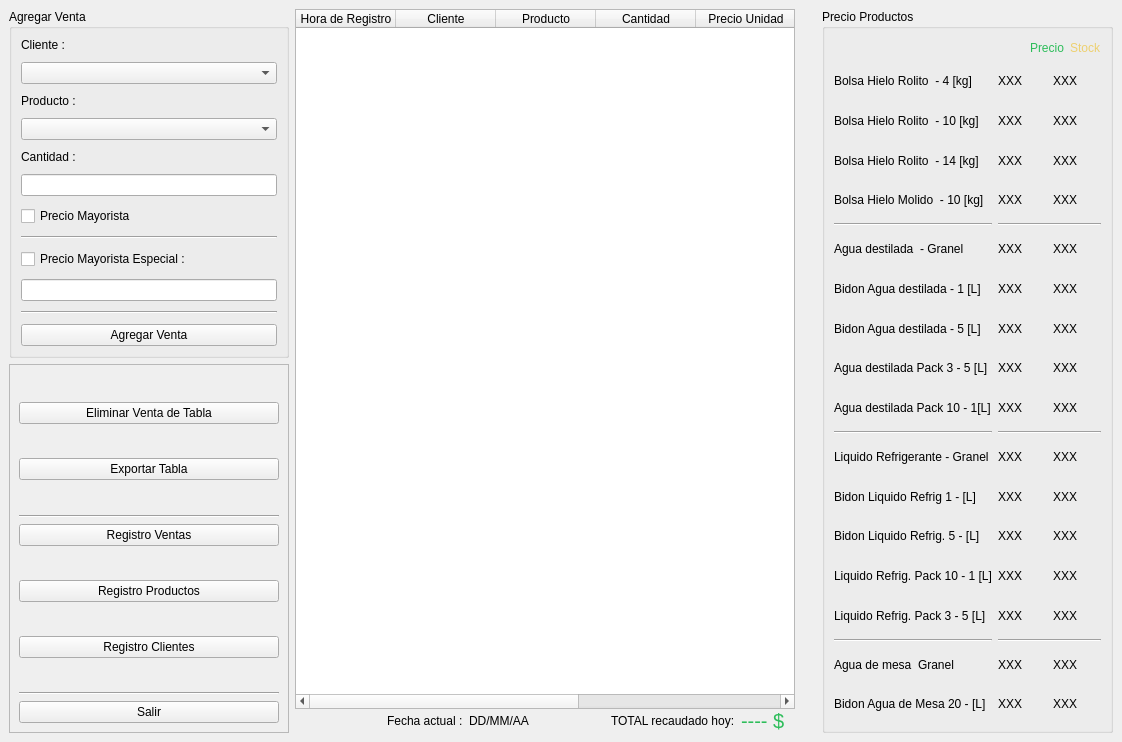
<?xml version="1.0" encoding="UTF-8"?>
<ui version="4.0">
 <class>MainWindow</class>
 <widget class="QMainWindow" name="MainWindow">
  <property name="enabled">
   <bool>true</bool>
  </property>
  <property name="geometry">
   <rect>
    <x>0</x>
    <y>0</y>
    <width>1122</width>
    <height>742</height>
   </rect>
  </property>
  <property name="minimumSize">
   <size>
    <width>0</width>
    <height>0</height>
   </size>
  </property>
  <property name="windowTitle">
   <string>MainWindow</string>
  </property>
  <widget class="QWidget" name="centralwidget">
   <layout class="QHBoxLayout" name="horizontalLayout_2">
    <item>
     <layout class="QVBoxLayout" name="verticalLayout_10">
      <item>
       <widget class="QGroupBox" name="groupBox_4">
        <property name="sizePolicy">
         <sizepolicy hsizetype="Expanding" vsizetype="Expanding">
          <horstretch>0</horstretch>
          <verstretch>0</verstretch>
         </sizepolicy>
        </property>
        <property name="minimumSize">
         <size>
          <width>280</width>
          <height>0</height>
         </size>
        </property>
        <property name="maximumSize">
         <size>
          <width>200</width>
          <height>16777215</height>
         </size>
        </property>
        <property name="title">
         <string>Agregar Venta</string>
        </property>
        <layout class="QVBoxLayout" name="verticalLayout_3">
         <property name="spacing">
          <number>10</number>
         </property>
         <item>
          <layout class="QVBoxLayout" name="verticalLayout_7">
           <item>
            <widget class="QLabel" name="label">
             <property name="text">
              <string>Cliente :</string>
             </property>
            </widget>
           </item>
           <item>
            <widget class="QComboBox" name="comboBox_Clientes">
             <property name="minimumSize">
              <size>
               <width>0</width>
               <height>0</height>
              </size>
             </property>
            </widget>
           </item>
          </layout>
         </item>
         <item>
          <layout class="QVBoxLayout" name="verticalLayout_8">
           <item>
            <widget class="QLabel" name="label_2">
             <property name="text">
              <string>Producto :</string>
             </property>
            </widget>
           </item>
           <item>
            <widget class="QComboBox" name="comboBox_Productos"/>
           </item>
          </layout>
         </item>
         <item>
          <layout class="QVBoxLayout" name="verticalLayout_9">
           <item>
            <widget class="QLabel" name="label_3">
             <property name="text">
              <string>Cantidad :</string>
             </property>
            </widget>
           </item>
           <item>
            <widget class="QLineEdit" name="input_Cantidad"/>
           </item>
          </layout>
         </item>
         <item>
          <widget class="QCheckBox" name="checkBox_isMayorista">
           <property name="styleSheet">
            <string notr="true">checkBox_isMayorista::indicator:checked
{
	image: url(&quot;/Users/CompuGaspy/Desktop\Proyectos/Proyectos-Finales/San_Cayetano/SanCayetano/SanCayetanoBuild/SanCayetanoIMG/checked.ico&quot;);
}</string>
           </property>
           <property name="text">
            <string>Precio Mayorista</string>
           </property>
          </widget>
         </item>
         <item>
          <widget class="Line" name="line">
           <property name="orientation">
            <enum>Qt::Horizontal</enum>
           </property>
          </widget>
         </item>
         <item>
          <widget class="QCheckBox" name="checkBox_isMayorista_2">
           <property name="text">
            <string>Precio Mayorista Especial :</string>
           </property>
          </widget>
         </item>
         <item>
          <widget class="QLineEdit" name="input_PrecioMayoristaEspecial"/>
         </item>
         <item>
          <widget class="Line" name="line_2">
           <property name="orientation">
            <enum>Qt::Horizontal</enum>
           </property>
          </widget>
         </item>
         <item>
          <widget class="QPushButton" name="btn_AgregarVenta">
           <property name="text">
            <string>Agregar Venta</string>
           </property>
          </widget>
         </item>
        </layout>
       </widget>
      </item>
      <item>
       <widget class="QFrame" name="frame">
        <property name="frameShape">
         <enum>QFrame::StyledPanel</enum>
        </property>
        <property name="frameShadow">
         <enum>QFrame::Raised</enum>
        </property>
        <layout class="QVBoxLayout" name="verticalLayout_5">
         <item>
          <spacer name="verticalSpacer_7">
           <property name="orientation">
            <enum>Qt::Vertical</enum>
           </property>
           <property name="sizeHint" stdset="0">
            <size>
             <width>20</width>
             <height>40</height>
            </size>
           </property>
          </spacer>
         </item>
         <item>
          <widget class="QPushButton" name="btn_EliminarVentaDeTabla">
           <property name="text">
            <string>Eliminar Venta de Tabla</string>
           </property>
           <property name="checkable">
            <bool>false</bool>
           </property>
           <property name="autoDefault">
            <bool>true</bool>
           </property>
           <property name="default">
            <bool>false</bool>
           </property>
          </widget>
         </item>
         <item>
          <spacer name="verticalSpacer_2">
           <property name="orientation">
            <enum>Qt::Vertical</enum>
           </property>
           <property name="sizeHint" stdset="0">
            <size>
             <width>20</width>
             <height>40</height>
            </size>
           </property>
          </spacer>
         </item>
         <item>
          <widget class="QPushButton" name="btn_GenerarPDF_TablaVentas">
           <property name="text">
            <string>Exportar Tabla</string>
           </property>
           <property name="checkable">
            <bool>false</bool>
           </property>
           <property name="autoDefault">
            <bool>true</bool>
           </property>
           <property name="default">
            <bool>false</bool>
           </property>
          </widget>
         </item>
         <item>
          <spacer name="verticalSpacer_3">
           <property name="orientation">
            <enum>Qt::Vertical</enum>
           </property>
           <property name="sizeHint" stdset="0">
            <size>
             <width>20</width>
             <height>40</height>
            </size>
           </property>
          </spacer>
         </item>
         <item>
          <widget class="Line" name="line_4">
           <property name="orientation">
            <enum>Qt::Horizontal</enum>
           </property>
          </widget>
         </item>
         <item>
          <widget class="QPushButton" name="btn_RegistroVentas">
           <property name="text">
            <string>Registro Ventas</string>
           </property>
          </widget>
         </item>
         <item>
          <spacer name="verticalSpacer_4">
           <property name="orientation">
            <enum>Qt::Vertical</enum>
           </property>
           <property name="sizeHint" stdset="0">
            <size>
             <width>20</width>
             <height>40</height>
            </size>
           </property>
          </spacer>
         </item>
         <item>
          <widget class="QPushButton" name="btn_RegistroStock">
           <property name="text">
            <string>Registro Productos</string>
           </property>
           <property name="checkable">
            <bool>false</bool>
           </property>
           <property name="autoDefault">
            <bool>true</bool>
           </property>
           <property name="default">
            <bool>false</bool>
           </property>
          </widget>
         </item>
         <item>
          <spacer name="verticalSpacer_5">
           <property name="orientation">
            <enum>Qt::Vertical</enum>
           </property>
           <property name="sizeHint" stdset="0">
            <size>
             <width>20</width>
             <height>40</height>
            </size>
           </property>
          </spacer>
         </item>
         <item>
          <widget class="QPushButton" name="btn_RegistroClientes">
           <property name="text">
            <string>Registro Clientes</string>
           </property>
           <property name="checkable">
            <bool>false</bool>
           </property>
           <property name="autoDefault">
            <bool>true</bool>
           </property>
           <property name="default">
            <bool>false</bool>
           </property>
          </widget>
         </item>
         <item>
          <spacer name="verticalSpacer_6">
           <property name="orientation">
            <enum>Qt::Vertical</enum>
           </property>
           <property name="sizeHint" stdset="0">
            <size>
             <width>20</width>
             <height>40</height>
            </size>
           </property>
          </spacer>
         </item>
         <item>
          <widget class="Line" name="line_5">
           <property name="orientation">
            <enum>Qt::Horizontal</enum>
           </property>
          </widget>
         </item>
         <item>
          <widget class="QPushButton" name="btn_Salir">
           <property name="sizePolicy">
            <sizepolicy hsizetype="Minimum" vsizetype="Fixed">
             <horstretch>0</horstretch>
             <verstretch>0</verstretch>
            </sizepolicy>
           </property>
           <property name="minimumSize">
            <size>
             <width>0</width>
             <height>0</height>
            </size>
           </property>
           <property name="maximumSize">
            <size>
             <width>16777215</width>
             <height>16777215</height>
            </size>
           </property>
           <property name="text">
            <string>Salir</string>
           </property>
           <property name="checkable">
            <bool>false</bool>
           </property>
           <property name="autoDefault">
            <bool>true</bool>
           </property>
           <property name="default">
            <bool>false</bool>
           </property>
          </widget>
         </item>
        </layout>
       </widget>
      </item>
     </layout>
    </item>
    <item>
     <layout class="QVBoxLayout" name="verticalLayout">
      <property name="spacing">
       <number>0</number>
      </property>
      <item>
       <widget class="QTableWidget" name="table_Ventas">
        <property name="minimumSize">
         <size>
          <width>500</width>
          <height>0</height>
         </size>
        </property>
        <property name="textElideMode">
         <enum>Qt::ElideMiddle</enum>
        </property>
        <property name="verticalScrollMode">
         <enum>QAbstractItemView::ScrollPerPixel</enum>
        </property>
        <attribute name="horizontalHeaderCascadingSectionResizes">
         <bool>true</bool>
        </attribute>
        <column>
         <property name="text">
          <string>Hora de Registro</string>
         </property>
        </column>
        <column>
         <property name="text">
          <string>Cliente</string>
         </property>
        </column>
        <column>
         <property name="text">
          <string>Producto</string>
         </property>
        </column>
        <column>
         <property name="text">
          <string>Cantidad</string>
         </property>
        </column>
        <column>
         <property name="text">
          <string>Precio Unidad</string>
         </property>
        </column>
        <column>
         <property name="text">
          <string>Precio Total</string>
         </property>
        </column>
        <column>
         <property name="text">
          <string/>
         </property>
        </column>
       </widget>
      </item>
      <item>
       <layout class="QHBoxLayout" name="horizontalLayout_12">
        <property name="leftMargin">
         <number>10</number>
        </property>
        <property name="rightMargin">
         <number>10</number>
        </property>
        <item>
         <spacer name="horizontalSpacer">
          <property name="orientation">
           <enum>Qt::Horizontal</enum>
          </property>
          <property name="sizeType">
           <enum>QSizePolicy::Expanding</enum>
          </property>
          <property name="sizeHint" stdset="0">
           <size>
            <width>0</width>
            <height>0</height>
           </size>
          </property>
         </spacer>
        </item>
        <item>
         <widget class="QLabel" name="label_4">
          <property name="maximumSize">
           <size>
            <width>450</width>
            <height>20</height>
           </size>
          </property>
          <property name="text">
           <string>Fecha actual :  </string>
          </property>
         </widget>
        </item>
        <item>
         <widget class="QLabel" name="label_fechaDeHoy">
          <property name="maximumSize">
           <size>
            <width>16777215</width>
            <height>20</height>
           </size>
          </property>
          <property name="text">
           <string>DD/MM/AA</string>
          </property>
         </widget>
        </item>
        <item>
         <spacer name="horizontalSpacer_18">
          <property name="orientation">
           <enum>Qt::Horizontal</enum>
          </property>
          <property name="sizeHint" stdset="0">
           <size>
            <width>40</width>
            <height>20</height>
           </size>
          </property>
         </spacer>
        </item>
        <item>
         <widget class="QLabel" name="label_5">
          <property name="text">
           <string>TOTAL recaudado hoy:  </string>
          </property>
         </widget>
        </item>
        <item>
         <widget class="QLabel" name="label_Total">
          <property name="styleSheet">
           <string notr="true">#label_Total{
color:#2dbd5a;
font-size:20px;
}</string>
          </property>
          <property name="text">
           <string>---- $</string>
          </property>
         </widget>
        </item>
       </layout>
      </item>
     </layout>
    </item>
    <item>
     <layout class="QHBoxLayout" name="horizontalLayout">
      <item>
       <widget class="QPushButton" name="btn_MostrarPrecios">
        <property name="sizePolicy">
         <sizepolicy hsizetype="Fixed" vsizetype="Expanding">
          <horstretch>0</horstretch>
          <verstretch>0</verstretch>
         </sizepolicy>
        </property>
        <property name="minimumSize">
         <size>
          <width>15</width>
          <height>0</height>
         </size>
        </property>
        <property name="maximumSize">
         <size>
          <width>15</width>
          <height>16777215</height>
         </size>
        </property>
        <property name="styleSheet">
         <string notr="true">#btn_MostrarPrecios{
	max-width: 15px;
	min-width: 15px;
	background-color:transparent;
	border:none;
}</string>
        </property>
        <property name="text">
         <string/>
        </property>
       </widget>
      </item>
      <item>
       <layout class="QVBoxLayout" name="verticalLayout_18">
        <item>
         <widget class="QGroupBox" name="gBox_PreciosProducto">
          <property name="sizePolicy">
           <sizepolicy hsizetype="Preferred" vsizetype="Expanding">
            <horstretch>0</horstretch>
            <verstretch>0</verstretch>
           </sizepolicy>
          </property>
          <property name="maximumSize">
           <size>
            <width>300</width>
            <height>16777215</height>
           </size>
          </property>
          <property name="title">
           <string>Precio Productos</string>
          </property>
          <layout class="QVBoxLayout" name="verticalLayout_4">
           <item>
            <layout class="QVBoxLayout" name="verticalLayout_19">
             <property name="sizeConstraint">
              <enum>QLayout::SetDefaultConstraint</enum>
             </property>
             <item>
              <layout class="QHBoxLayout" name="horizontalLayout_98">
               <property name="sizeConstraint">
                <enum>QLayout::SetFixedSize</enum>
               </property>
               <item>
                <spacer name="horizontalSpacer_9">
                 <property name="orientation">
                  <enum>Qt::Horizontal</enum>
                 </property>
                 <property name="sizeHint" stdset="0">
                  <size>
                   <width>40</width>
                   <height>20</height>
                  </size>
                 </property>
                </spacer>
               </item>
               <item>
                <widget class="QLabel" name="label_12">
                 <property name="maximumSize">
                  <size>
                   <width>16777215</width>
                   <height>20</height>
                  </size>
                 </property>
                 <property name="styleSheet">
                  <string notr="true">#label_12{
color:#2dbd5a;
}</string>
                 </property>
                 <property name="text">
                  <string>Precio</string>
                 </property>
                </widget>
               </item>
               <item>
                <widget class="QLabel" name="label_13">
                 <property name="maximumSize">
                  <size>
                   <width>16777215</width>
                   <height>20</height>
                  </size>
                 </property>
                 <property name="styleSheet">
                  <string notr="true">#label_13{
 color:rgb(237, 208, 111);
}</string>
                 </property>
                 <property name="text">
                  <string>Stock</string>
                 </property>
                </widget>
               </item>
              </layout>
             </item>
             <item>
              <layout class="QHBoxLayout" name="horizontalLayout_99">
               <item>
                <layout class="QVBoxLayout" name="verticalLayout_20">
                 <item>
                  <layout class="QHBoxLayout" name="horizontalLayout_100">
                   <item>
                    <widget class="QLabel" name="label_69">
                     <property name="text">
                      <string>Bolsa Hielo Rolito  - 4 [kg]</string>
                     </property>
                    </widget>
                   </item>
                  </layout>
                 </item>
                 <item>
                  <layout class="QHBoxLayout" name="horizontalLayout_101">
                   <item>
                    <widget class="QLabel" name="label_70">
                     <property name="text">
                      <string>Bolsa Hielo Rolito  - 10 [kg]</string>
                     </property>
                    </widget>
                   </item>
                  </layout>
                 </item>
                 <item>
                  <layout class="QHBoxLayout" name="horizontalLayout_102">
                   <item>
                    <widget class="QLabel" name="label_71">
                     <property name="text">
                      <string>Bolsa Hielo Rolito  - 14 [kg]</string>
                     </property>
                    </widget>
                   </item>
                  </layout>
                 </item>
                 <item>
                  <layout class="QHBoxLayout" name="horizontalLayout_103">
                   <item>
                    <widget class="QLabel" name="label_72">
                     <property name="text">
                      <string>Bolsa Hielo Molido  - 10 [kg]</string>
                     </property>
                    </widget>
                   </item>
                  </layout>
                 </item>
                 <item>
                  <widget class="Line" name="line_25">
                   <property name="orientation">
                    <enum>Qt::Horizontal</enum>
                   </property>
                  </widget>
                 </item>
                 <item>
                  <layout class="QHBoxLayout" name="horizontalLayout_104">
                   <item>
                    <widget class="QLabel" name="label_73">
                     <property name="text">
                      <string>Agua destilada  - Granel</string>
                     </property>
                    </widget>
                   </item>
                  </layout>
                 </item>
                 <item>
                  <layout class="QHBoxLayout" name="horizontalLayout_105">
                   <item>
                    <widget class="QLabel" name="label_74">
                     <property name="text">
                      <string>Bidon Agua destilada - 1 [L]</string>
                     </property>
                    </widget>
                   </item>
                  </layout>
                 </item>
                 <item>
                  <layout class="QHBoxLayout" name="horizontalLayout_106">
                   <item>
                    <widget class="QLabel" name="label_75">
                     <property name="text">
                      <string>Bidon Agua destilada - 5 [L]</string>
                     </property>
                    </widget>
                   </item>
                  </layout>
                 </item>
                 <item>
                  <layout class="QHBoxLayout" name="horizontalLayout_107">
                   <item>
                    <widget class="QLabel" name="label_76">
                     <property name="text">
                      <string>Agua destilada Pack 3 - 5 [L]</string>
                     </property>
                    </widget>
                   </item>
                  </layout>
                 </item>
                 <item>
                  <layout class="QHBoxLayout" name="horizontalLayout_108">
                   <item>
                    <widget class="QLabel" name="label_77">
                     <property name="text">
                      <string>Agua destilada Pack 10 - 1[L]</string>
                     </property>
                    </widget>
                   </item>
                  </layout>
                 </item>
                 <item>
                  <widget class="Line" name="line_26">
                   <property name="orientation">
                    <enum>Qt::Horizontal</enum>
                   </property>
                  </widget>
                 </item>
                 <item>
                  <layout class="QHBoxLayout" name="horizontalLayout_109">
                   <item>
                    <widget class="QLabel" name="label_78">
                     <property name="text">
                      <string>Liquido Refrigerante - Granel</string>
                     </property>
                    </widget>
                   </item>
                  </layout>
                 </item>
                 <item>
                  <layout class="QHBoxLayout" name="horizontalLayout_110">
                   <item>
                    <widget class="QLabel" name="label_79">
                     <property name="text">
                      <string>Bidon Liquido Refrig 1 - [L]</string>
                     </property>
                    </widget>
                   </item>
                  </layout>
                 </item>
                 <item>
                  <layout class="QHBoxLayout" name="horizontalLayout_111">
                   <item>
                    <widget class="QLabel" name="label_80">
                     <property name="text">
                      <string>Bidon Liquido Refrig. 5 - [L]</string>
                     </property>
                    </widget>
                   </item>
                  </layout>
                 </item>
                 <item>
                  <layout class="QHBoxLayout" name="horizontalLayout_112">
                   <item>
                    <widget class="QLabel" name="label_81">
                     <property name="text">
                      <string>Liquido Refrig. Pack 10 - 1 [L]</string>
                     </property>
                    </widget>
                   </item>
                  </layout>
                 </item>
                 <item>
                  <widget class="QLabel" name="label_82">
                   <property name="text">
                    <string>Liquido Refrig. Pack 3 - 5 [L]</string>
                   </property>
                  </widget>
                 </item>
                 <item>
                  <widget class="Line" name="line_27">
                   <property name="orientation">
                    <enum>Qt::Horizontal</enum>
                   </property>
                  </widget>
                 </item>
                 <item>
                  <layout class="QHBoxLayout" name="horizontalLayout_113">
                   <item>
                    <widget class="QLabel" name="label_83">
                     <property name="text">
                      <string>Agua de mesa  Granel</string>
                     </property>
                    </widget>
                   </item>
                  </layout>
                 </item>
                 <item>
                  <widget class="QLabel" name="label_84">
                   <property name="text">
                    <string>Bidon Agua de Mesa 20 - [L]</string>
                   </property>
                  </widget>
                 </item>
                </layout>
               </item>
               <item>
                <layout class="QVBoxLayout" name="verticalLayout_21">
                 <item>
                  <layout class="QHBoxLayout" name="horizontalLayout_114">
                   <item>
                    <widget class="QLabel" name="label_Precio_BolsaHieloRolito4KG">
                     <property name="styleSheet">
                      <string notr="true"/>
                     </property>
                     <property name="text">
                      <string>XXX</string>
                     </property>
                    </widget>
                   </item>
                   <item>
                    <widget class="QLabel" name="Mlabel_Precio_BolsaHieloRolito4KG">
                     <property name="text">
                      <string>XXX</string>
                     </property>
                    </widget>
                   </item>
                  </layout>
                 </item>
                 <item>
                  <layout class="QHBoxLayout" name="horizontalLayout_115">
                   <item>
                    <widget class="QLabel" name="label_Precio_BolsaHieloRolito10KG">
                     <property name="text">
                      <string>XXX</string>
                     </property>
                    </widget>
                   </item>
                   <item>
                    <widget class="QLabel" name="Mlabel_Precio_BolsaHieloRolito10KG">
                     <property name="text">
                      <string>XXX</string>
                     </property>
                    </widget>
                   </item>
                  </layout>
                 </item>
                 <item>
                  <layout class="QHBoxLayout" name="horizontalLayout_116">
                   <item>
                    <widget class="QLabel" name="label_Precio_BolsaHieloRolito14KG">
                     <property name="text">
                      <string>XXX</string>
                     </property>
                    </widget>
                   </item>
                   <item>
                    <widget class="QLabel" name="Mlabel_Precio_BolsaHieloRolito14KG">
                     <property name="text">
                      <string>XXX</string>
                     </property>
                    </widget>
                   </item>
                  </layout>
                 </item>
                 <item>
                  <layout class="QHBoxLayout" name="horizontalLayout_117">
                   <item>
                    <widget class="QLabel" name="label_Precio_BolsaHieloMolido10KG">
                     <property name="text">
                      <string>XXX</string>
                     </property>
                    </widget>
                   </item>
                   <item>
                    <widget class="QLabel" name="Mlabel_Precio_BolsaHieloMolido10KG">
                     <property name="text">
                      <string>XXX</string>
                     </property>
                    </widget>
                   </item>
                  </layout>
                 </item>
                 <item>
                  <widget class="Line" name="line_28">
                   <property name="orientation">
                    <enum>Qt::Horizontal</enum>
                   </property>
                  </widget>
                 </item>
                 <item>
                  <layout class="QHBoxLayout" name="horizontalLayout_118">
                   <item>
                    <widget class="QLabel" name="label_Precio_AguaDestiladaGranel">
                     <property name="text">
                      <string>XXX</string>
                     </property>
                    </widget>
                   </item>
                   <item>
                    <widget class="QLabel" name="Mlabel_Precio_AguaDestiladaGranel">
                     <property name="text">
                      <string>XXX</string>
                     </property>
                    </widget>
                   </item>
                  </layout>
                 </item>
                 <item>
                  <layout class="QHBoxLayout" name="horizontalLayout_119">
                   <item>
                    <widget class="QLabel" name="label_Precio_AguaDestilada1L">
                     <property name="text">
                      <string>XXX</string>
                     </property>
                    </widget>
                   </item>
                   <item>
                    <widget class="QLabel" name="Mlabel_Precio_AguaDestilada1L">
                     <property name="text">
                      <string>XXX</string>
                     </property>
                    </widget>
                   </item>
                  </layout>
                 </item>
                 <item>
                  <layout class="QHBoxLayout" name="horizontalLayout_120">
                   <item>
                    <widget class="QLabel" name="label_Precio_AguaDestilada5L">
                     <property name="text">
                      <string>XXX</string>
                     </property>
                    </widget>
                   </item>
                   <item>
                    <widget class="QLabel" name="Mlabel_Precio_AguaDestilada5L">
                     <property name="text">
                      <string>XXX</string>
                     </property>
                    </widget>
                   </item>
                  </layout>
                 </item>
                 <item>
                  <layout class="QHBoxLayout" name="horizontalLayout_121">
                   <item>
                    <widget class="QLabel" name="label_Precio_Pack3AguaDestilada">
                     <property name="text">
                      <string>XXX</string>
                     </property>
                    </widget>
                   </item>
                   <item>
                    <widget class="QLabel" name="Mlabel_Precio_Pack3AguaDestilada">
                     <property name="text">
                      <string>XXX</string>
                     </property>
                    </widget>
                   </item>
                  </layout>
                 </item>
                 <item>
                  <layout class="QHBoxLayout" name="horizontalLayout_122">
                   <item>
                    <widget class="QLabel" name="label_Precio_Pack10AguaDestilada">
                     <property name="text">
                      <string>XXX</string>
                     </property>
                    </widget>
                   </item>
                   <item>
                    <widget class="QLabel" name="Mlabel_Precio_Pack10AguaDestilada">
                     <property name="text">
                      <string>XXX</string>
                     </property>
                    </widget>
                   </item>
                  </layout>
                 </item>
                 <item>
                  <widget class="Line" name="line_29">
                   <property name="orientation">
                    <enum>Qt::Horizontal</enum>
                   </property>
                  </widget>
                 </item>
                 <item>
                  <layout class="QHBoxLayout" name="horizontalLayout_123">
                   <item>
                    <widget class="QLabel" name="label_Precio_LiquidoRefrigeranteGranel">
                     <property name="text">
                      <string>XXX</string>
                     </property>
                    </widget>
                   </item>
                   <item>
                    <widget class="QLabel" name="Mlabel_Precio_LiquidoRefrigeranteGranel">
                     <property name="text">
                      <string>XXX</string>
                     </property>
                    </widget>
                   </item>
                  </layout>
                 </item>
                 <item>
                  <layout class="QHBoxLayout" name="horizontalLayout_124">
                   <item>
                    <widget class="QLabel" name="label_Precio_LiquidoRefrigerante1L">
                     <property name="text">
                      <string>XXX</string>
                     </property>
                    </widget>
                   </item>
                   <item>
                    <widget class="QLabel" name="Mlabel_Precio_LiquidoRefrigerante1L">
                     <property name="text">
                      <string>XXX</string>
                     </property>
                    </widget>
                   </item>
                  </layout>
                 </item>
                 <item>
                  <layout class="QHBoxLayout" name="horizontalLayout_125">
                   <item>
                    <widget class="QLabel" name="label_Precio_LiquidoRefrigerante5L">
                     <property name="text">
                      <string>XXX</string>
                     </property>
                    </widget>
                   </item>
                   <item>
                    <widget class="QLabel" name="Mlabel_Precio_LiquidoRefrigerante5L">
                     <property name="text">
                      <string>XXX</string>
                     </property>
                    </widget>
                   </item>
                  </layout>
                 </item>
                 <item>
                  <layout class="QHBoxLayout" name="horizontalLayout_126">
                   <item>
                    <widget class="QLabel" name="label_Precio_Pack10LiquidoRefrigerante">
                     <property name="text">
                      <string>XXX</string>
                     </property>
                    </widget>
                   </item>
                   <item>
                    <widget class="QLabel" name="Mlabel_Precio_Pack10LiquidoRefrigerante">
                     <property name="text">
                      <string>XXX</string>
                     </property>
                    </widget>
                   </item>
                  </layout>
                 </item>
                 <item>
                  <layout class="QHBoxLayout" name="horizontalLayout_127">
                   <item>
                    <widget class="QLabel" name="label_Precio_Pack3LiquidoRefrigerante">
                     <property name="text">
                      <string>XXX</string>
                     </property>
                    </widget>
                   </item>
                   <item>
                    <widget class="QLabel" name="Mlabel_Precio_Pack3LiquidoRefrigerante">
                     <property name="text">
                      <string>XXX</string>
                     </property>
                    </widget>
                   </item>
                  </layout>
                 </item>
                 <item>
                  <widget class="Line" name="line_30">
                   <property name="orientation">
                    <enum>Qt::Horizontal</enum>
                   </property>
                  </widget>
                 </item>
                 <item>
                  <layout class="QHBoxLayout" name="horizontalLayout_128">
                   <item>
                    <widget class="QLabel" name="label_Precio_AguaDeMesaGranel1L">
                     <property name="text">
                      <string>XXX</string>
                     </property>
                    </widget>
                   </item>
                   <item>
                    <widget class="QLabel" name="Mlabel_Precio_AguaDeMesaGranel1L">
                     <property name="text">
                      <string>XXX</string>
                     </property>
                    </widget>
                   </item>
                  </layout>
                 </item>
                 <item>
                  <layout class="QHBoxLayout" name="horizontalLayout_129">
                   <item>
                    <widget class="QLabel" name="label_Precio_AguaDeMesa20L">
                     <property name="text">
                      <string>XXX</string>
                     </property>
                    </widget>
                   </item>
                   <item>
                    <widget class="QLabel" name="Mlabel_Precio_AguaDeMesa20L">
                     <property name="text">
                      <string>XXX</string>
                     </property>
                    </widget>
                   </item>
                  </layout>
                 </item>
                </layout>
               </item>
              </layout>
             </item>
            </layout>
           </item>
          </layout>
         </widget>
        </item>
       </layout>
      </item>
     </layout>
    </item>
   </layout>
  </widget>
 </widget>
 <tabstops>
  <tabstop>comboBox_Clientes</tabstop>
  <tabstop>comboBox_Productos</tabstop>
  <tabstop>input_Cantidad</tabstop>
  <tabstop>btn_AgregarVenta</tabstop>
  <tabstop>table_Ventas</tabstop>
 </tabstops>
 <resources/>
 <connections/>
</ui>
